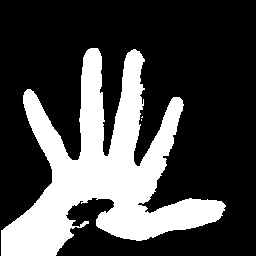
#> input picture cnn/data/papers/120.jpg, 256 x 256 px, given in place of the camera
$ python dataset.py
#> lines starting #> are read from the running program, lines starting #| are printed output that depends on the picture; after the words box and inside, x2 and y2 are one past the last pixel; in counts of white or black regions, pixels touching at a corner belong together
import cv2
import os

#init folder and check number of images in each folder
path = 'data'
if not os.path.exists(path):
    os.makedirs(path)
img = (
    {'name':'scissors', 'index': 0},
    {'name':'rocks', 'index': 0},
    {'name':'papers', 'index': 0},
    )
for i in range(3):
    if not os.path.exists(os.path.join(path,img[i]['name'])):
        os.makedirs(os.path.join(path,img[i]['name']))
    img[i]['index'] = len(os.listdir(os.path.join(path,img[i]['name'])))

print('1: SCISSORS, 2: ROCKS, 3: PAPERS')
print('l: lower quality, u: upper quality')
print("------------ESC TO EXIT!------------")
#------------------------------------------------------#
camera = cv2.VideoCapture(0)
wzs = 158
X1,Y1,X2,Y2 = 160,140,400,360

while True:
    _, FrameImage = camera.read()
#> FrameImage is the input picture: shape (256, 256, 3); min 0, max 255, mean 72.7
    FrameImage = cv2.flip(FrameImage, 1)
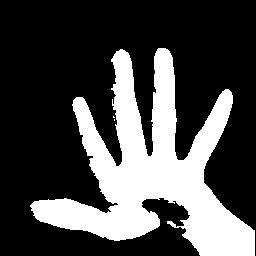
#> FrameImage: shape (256, 256, 3); min 0, max 255, mean 72.7
    cv2.rectangle(FrameImage, (X1, Y1), (X2, Y2), (0,255,0) ,1)
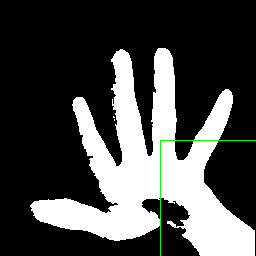
#> FrameImage: shape (256, 256, 3); 0.32% of pixels changed, all inside (x1, y1, x2, y2) = (160, 140, 256, 256)
    hand = FrameImage[Y1:Y2, X1:X2]
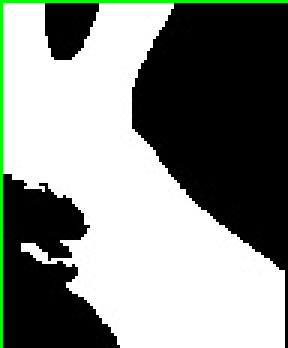
#> hand: shape (116, 96, 3) (shown 3 times larger); mean B, G, R 134.2, 139, 134.2
    hand = cv2.resize(hand, (256, 256))
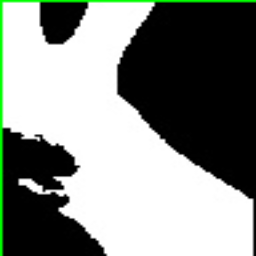
#> hand: shape (256, 256, 3); mean B, G, R 134.1, 139, 134.1
    hand = cv2.cvtColor(hand, cv2.COLOR_BGR2GRAY)
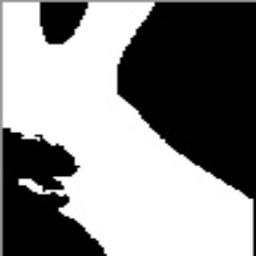
#> hand: shape (256, 256); min 0, max 255, mean 137
    _, output = cv2.threshold(hand, wzs, 255, cv2.THRESH_BINARY)
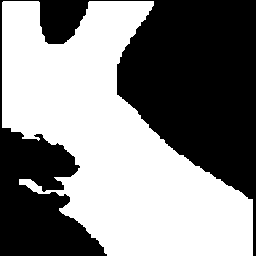
#> output: shape (256, 256); 52.5% white; 1 black region, box (x1, y1, x2, y2) and area: (0, 0, 256, 256) 31104
    cv2.imshow("HAND", output)

    k = cv2.waitKey(1) #input by keyboard
#> (key Esc is pressed here)
    if 0 <= k-49 < 3:
        i=k-49
        print("YOU CHOOSE:", img[i]['name'])
        print('SPACE TO START TAKE A PICTURE!')
    elif k & 0xFF == ord('l'): # lower wzs quality
        wzs-=5
    elif k & 0xFF == ord('u'): # upper wzs quality
        wzs+=5
    elif k == 32: #space
        img[i]['index']+=1
        print(img[i]['index'])
        cv2.imwrite(os.path.join(path,img[i]['name'],str(img[i]['index'])+'.jpg'),output)
    if k == 27: #esc
        break

camera.release()
cv2.destroyAllWindows()
